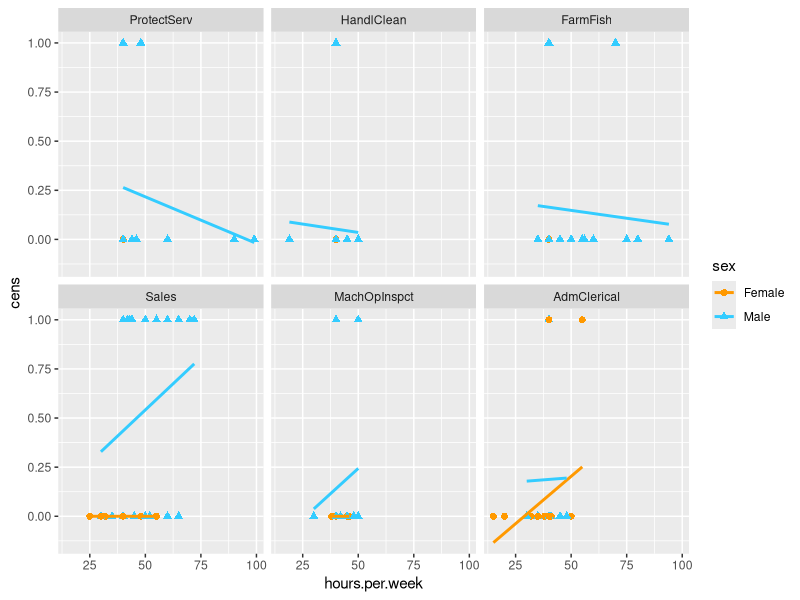
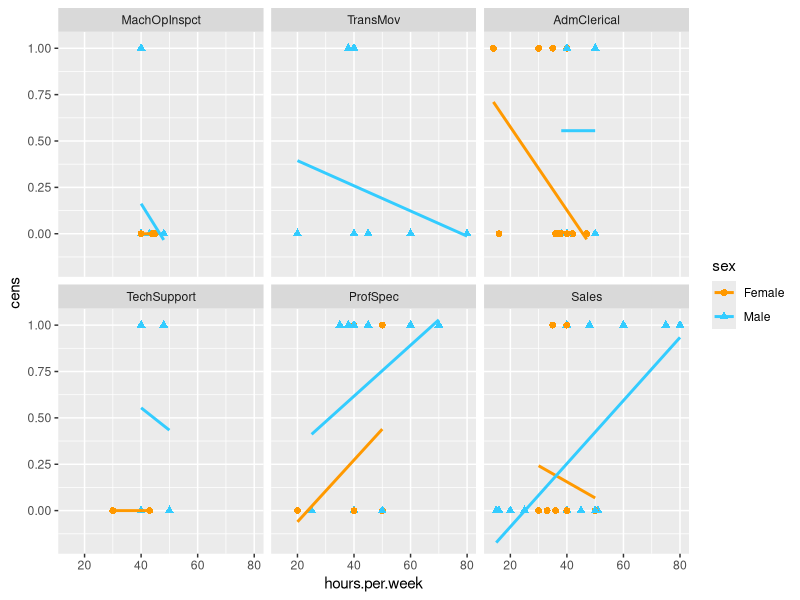
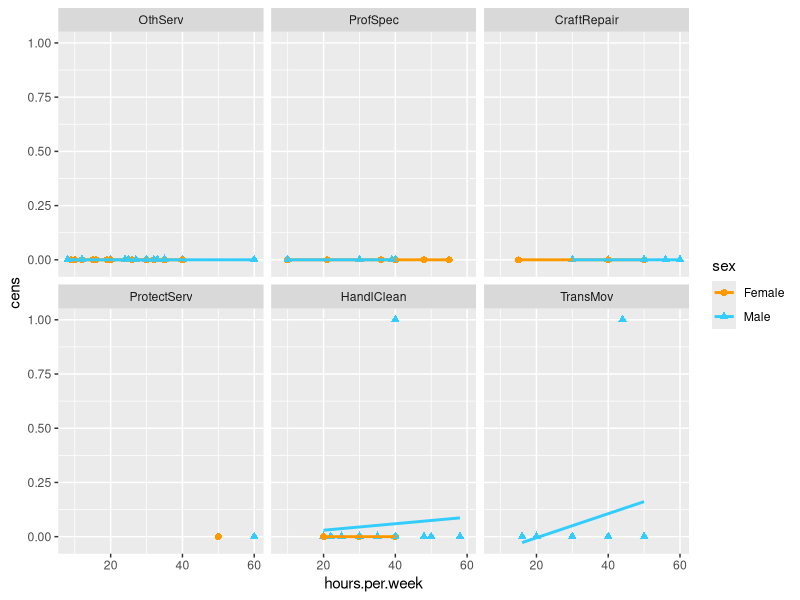
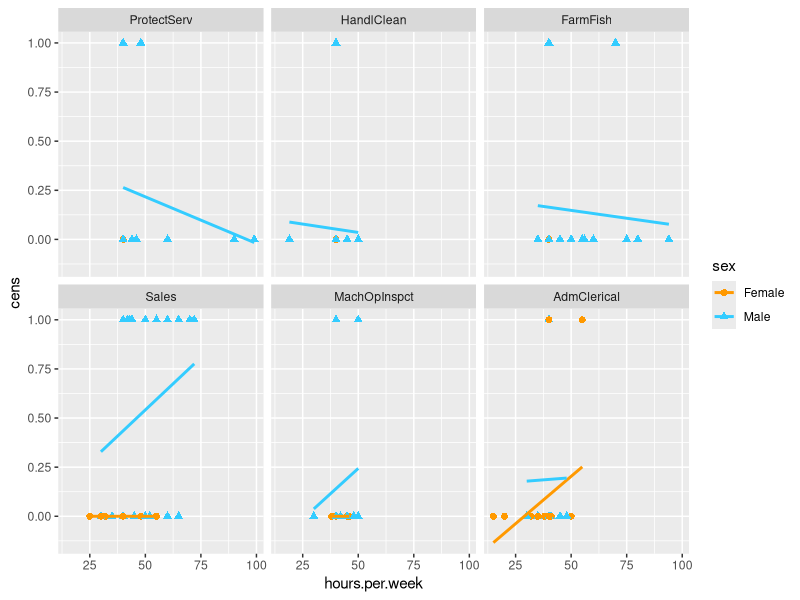
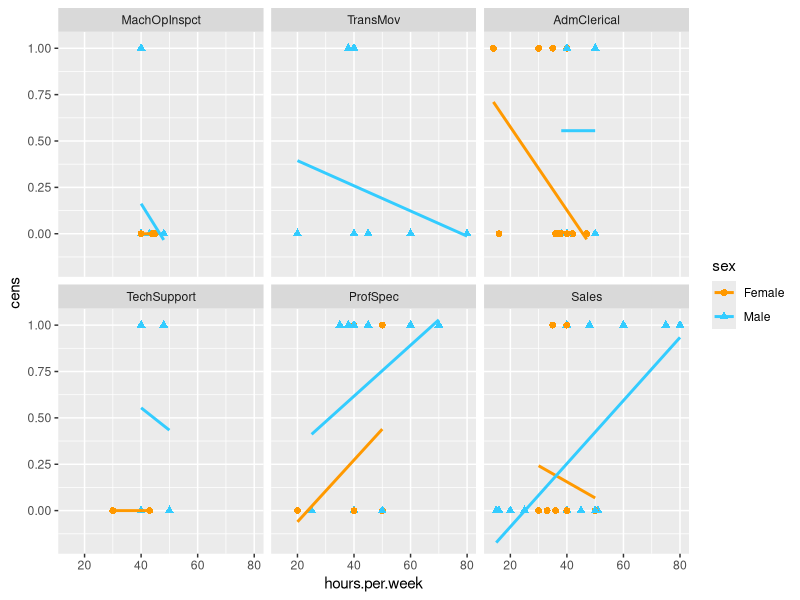
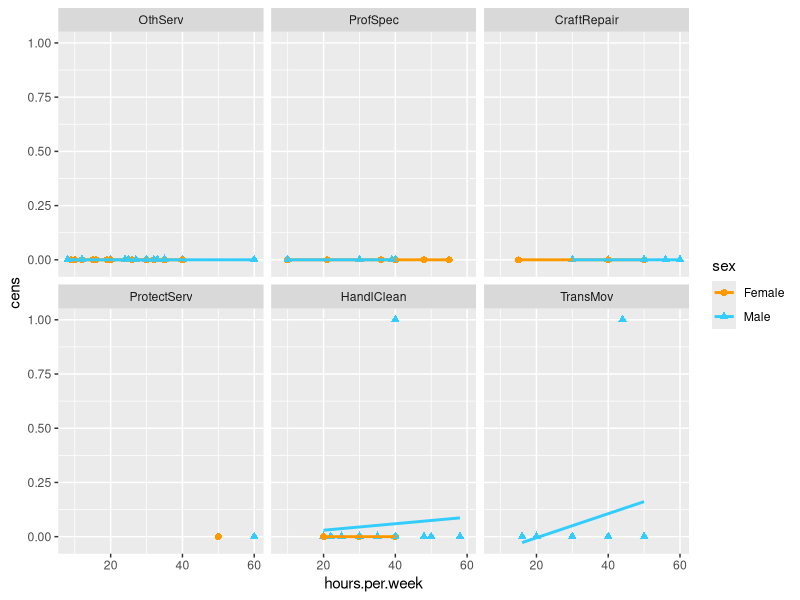

These charts were generated, in order, by the following R code:
library(ggplot2)
library(plyr)

iDat <- read.delim("income_clean2.tsv")

## fit the logistic regression of census income on hour per week for each occupation
iFun<-function(x) {
  iFit<-glm(cens ~ hours.per.week, family=binomial(logit),x)
  names(iFit$coefficients)<-c("intercept", "slope")
  names(iFit$deviance)<-("deviance")
  coefs<-c(iFit$coefficients,iFit$deviance)
  return(coefs)
}
iCoefs <- ddply(iDat, ~age+occupation, iFun)

## write data to file
write.table(iCoefs, "income_glmFit.tsv", quote = FALSE,
            sep = "\t", row.names = FALSE)

## reorder occupation based on slope within age
iCoefs<- arrange(iCoefs, age, slope)

## get the 3 best occupations and the 3 worst occupations based on slope
iCoefs2 <- ddply(iCoefs, ~ age, function(y) {
  rownum<-c(1:3,(nrow(y)-2):nrow(y))
  cbind(y[rownum, ], note=c(rep("worst-occupation", 3), rep("best-occupation",3)))
})

## write data to file
write.table(iCoefs2, "income_glmFit_someOccup.tsv", quote = FALSE,
            sep = "\t", row.names = FALSE)

## put all the related observations of the interested occupations in to one dataset
iDat_Coef<-merge(iDat, iCoefs2)

## for each age, write stripplot with logistic regression line to file
d_ply(iDat_Coef, ~ age, function(z) {
  theAge <- z$age[1]
  z <- within(z, occupation <- reorder(occupation, slope))
  p <- ggplot(z, aes(x = hours.per.week, y = cens, color=sex, shape=sex)) + geom_point(size=2) +
    stat_smooth(method="glm", family="binomial", se=FALSE) +
    facet_wrap(~occupation) +
    scale_color_manual(values=c("#FF9900", "#33CCFF"))
    ggtitle(theAge)
  print(p)
  theAge <- gsub(" ", "_", theAge)
  ggsave(paste0("stripplot_incomeByHours_", theAge, ".png"))
})